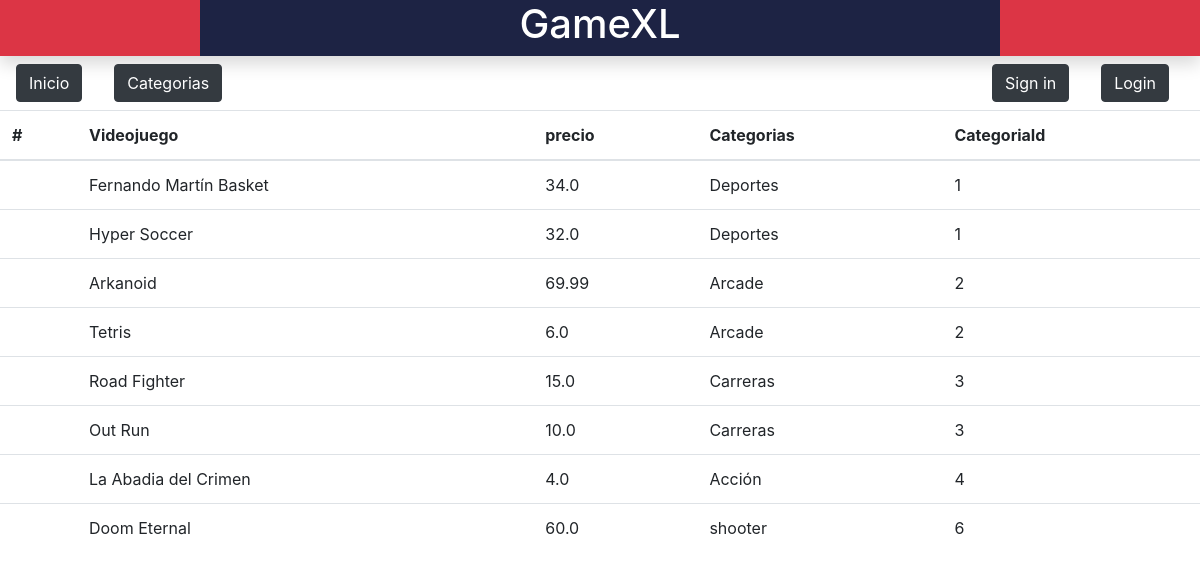
Screenshot of /articulos/categorias/ with the database file from the repository.
### app/models.py (models this page shows)
class Articulos(db.Model):
    __tablename__="Articulos"
    id=Column(Integer,nullable=False, primary_key=True)
    nombre=Column(String(50),nullable=False)
    precio=Column(Float,nullable=False)
    iva=Column(Integer,default=21)
    descripcion=Column(String(255))
    imagen=Column(String(255))
    stock=Column(Integer,default=0)
    CategoriaId = Column(Integer, ForeignKey('Categorias.id'), nullable=False)

class Categorias(db.Model):
    __tablename__='Categorias'
    id=Column(Integer, primary_key=True)
    nombre=Column(String(100), nullable=False)
    articulo=relationship("Articulos",backref="categoria")

### app/app.py (the view)
@app.route("/articulos/")
@app.route("/articulos/categorias/<id>")
@app.route("/articulos/categorias/")
def view_articulos(id=0):
    respuesta=Articulos.query.all()
    if request.environ["PATH_INFO"]==f"/articulos/categorias/{id}" and id!=0:
        try:
            respuesta=Articulos.query.filter_by(CategoriaId=id)
        except:
            return "el parametro id es un numero"
        return render_template("template4.html",Articulos=respuesta)
    return render_template("template2.html",Articulos=respuesta)

### app/templates/template2.html (shortened to what this page needs)
{% extends "template1.html" %}
{% block content %}
<table class="table">
<thead>
    <tr>
      <th scope="col">#</th>
      <th scope="col">Videojuego</th>
      <th scope="col">precio</th>
      <th scope="col">Categorias</th>
      <th scope="col">CategoriaId</th>
    </tr>
  </thead>
  <tbody>
    {% for e in Articulos: %}
    <tr>
      <th scope="row"></th>
      <td>{{e.nombre}}</td>
      <td>{{e.precio}}</td>
      <td>{{e.categoria.nombre}}</td>
      <td>{{e.CategoriaId}}</td>
    </tr>
    {% endfor %}
  </tbody>
</table>
{% endblock %}

### rows the page displays
Articulos: nombre "Fernando Martín Basket", precio "34.0", categoria.nombre "Deportes", CategoriaId "1"
Articulos: nombre "Hyper Soccer", precio "32.0", categoria.nombre "Deportes", CategoriaId "1"
Articulos: nombre "Arkanoid", precio "69.99", categoria.nombre "Arcade", CategoriaId "2"
Articulos: nombre "Tetris", precio "6.0", categoria.nombre "Arcade", CategoriaId "2"
Articulos: nombre "Road Fighter", precio "15.0", categoria.nombre "Carreras", CategoriaId "3"
Articulos: nombre "Out Run", precio "10.0", categoria.nombre "Carreras", CategoriaId "3"
Articulos: nombre "La Abadia del Crimen", precio "4.0", categoria.nombre "Acción", CategoriaId "4"
Articulos: nombre "Doom Eternal", precio "60.0", categoria.nombre "shooter", CategoriaId "6"
